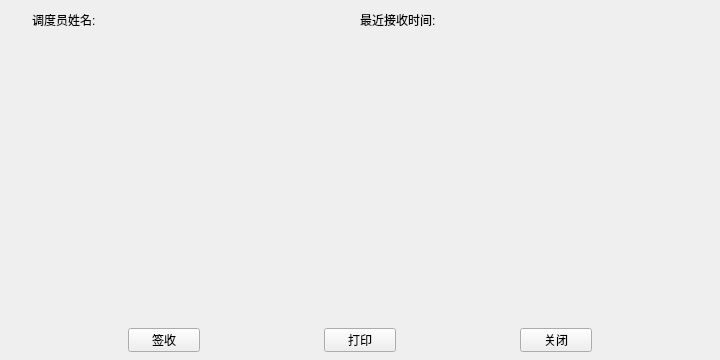
<?xml version="1.0" encoding="UTF-8"?>
<ui version="4.0">
 <class>StagePlanWidget</class>
 <widget class="QWidget" name="StagePlanWidget">
  <property name="geometry">
   <rect>
    <x>0</x>
    <y>0</y>
    <width>720</width>
    <height>360</height>
   </rect>
  </property>
  <property name="minimumSize">
   <size>
    <width>720</width>
    <height>360</height>
   </size>
  </property>
  <property name="maximumSize">
   <size>
    <width>720</width>
    <height>360</height>
   </size>
  </property>
  <property name="windowTitle">
   <string>阶段计划</string>
  </property>
  <layout class="QVBoxLayout" name="verticalLayout" stretch="0,1,0">
   <property name="spacing">
    <number>4</number>
   </property>
   <property name="leftMargin">
    <number>8</number>
   </property>
   <property name="topMargin">
    <number>8</number>
   </property>
   <property name="rightMargin">
    <number>8</number>
   </property>
   <property name="bottomMargin">
    <number>8</number>
   </property>
   <item>
    <layout class="QHBoxLayout" name="horizontalLayout">
     <property name="spacing">
      <number>8</number>
     </property>
     <property name="leftMargin">
      <number>24</number>
     </property>
     <property name="rightMargin">
      <number>24</number>
     </property>
     <item>
      <widget class="QLabel" name="label">
       <property name="minimumSize">
        <size>
         <width>72</width>
         <height>24</height>
        </size>
       </property>
       <property name="maximumSize">
        <size>
         <width>72</width>
         <height>24</height>
        </size>
       </property>
       <property name="text">
        <string>调度员姓名:</string>
       </property>
      </widget>
     </item>
     <item>
      <widget class="QLabel" name="label_2">
       <property name="minimumSize">
        <size>
         <width>0</width>
         <height>24</height>
        </size>
       </property>
       <property name="maximumSize">
        <size>
         <width>16777215</width>
         <height>24</height>
        </size>
       </property>
       <property name="text">
        <string/>
       </property>
      </widget>
     </item>
     <item>
      <widget class="QLabel" name="label_3">
       <property name="minimumSize">
        <size>
         <width>80</width>
         <height>24</height>
        </size>
       </property>
       <property name="maximumSize">
        <size>
         <width>80</width>
         <height>24</height>
        </size>
       </property>
       <property name="text">
        <string>最近接收时间:</string>
       </property>
      </widget>
     </item>
     <item>
      <widget class="QLabel" name="label_4">
       <property name="minimumSize">
        <size>
         <width>0</width>
         <height>24</height>
        </size>
       </property>
       <property name="maximumSize">
        <size>
         <width>16777215</width>
         <height>24</height>
        </size>
       </property>
       <property name="text">
        <string/>
       </property>
      </widget>
     </item>
    </layout>
   </item>
   <item>
    <widget class="QWidget" name="widget" native="true">
     <layout class="QVBoxLayout" name="verticalLayout_2">
      <property name="leftMargin">
       <number>0</number>
      </property>
      <property name="topMargin">
       <number>0</number>
      </property>
      <property name="rightMargin">
       <number>0</number>
      </property>
      <property name="bottomMargin">
       <number>0</number>
      </property>
     </layout>
    </widget>
   </item>
   <item>
    <layout class="QHBoxLayout" name="horizontalLayout_2">
     <item>
      <widget class="QPushButton" name="pushButton">
       <property name="minimumSize">
        <size>
         <width>72</width>
         <height>24</height>
        </size>
       </property>
       <property name="maximumSize">
        <size>
         <width>72</width>
         <height>24</height>
        </size>
       </property>
       <property name="text">
        <string>签收</string>
       </property>
      </widget>
     </item>
     <item>
      <widget class="QPushButton" name="pushButton_2">
       <property name="minimumSize">
        <size>
         <width>72</width>
         <height>24</height>
        </size>
       </property>
       <property name="maximumSize">
        <size>
         <width>72</width>
         <height>24</height>
        </size>
       </property>
       <property name="text">
        <string>打印</string>
       </property>
      </widget>
     </item>
     <item>
      <widget class="QPushButton" name="pushButton_3">
       <property name="minimumSize">
        <size>
         <width>72</width>
         <height>24</height>
        </size>
       </property>
       <property name="maximumSize">
        <size>
         <width>72</width>
         <height>24</height>
        </size>
       </property>
       <property name="text">
        <string>关闭</string>
       </property>
      </widget>
     </item>
    </layout>
   </item>
  </layout>
 </widget>
 <resources/>
 <connections/>
</ui>
